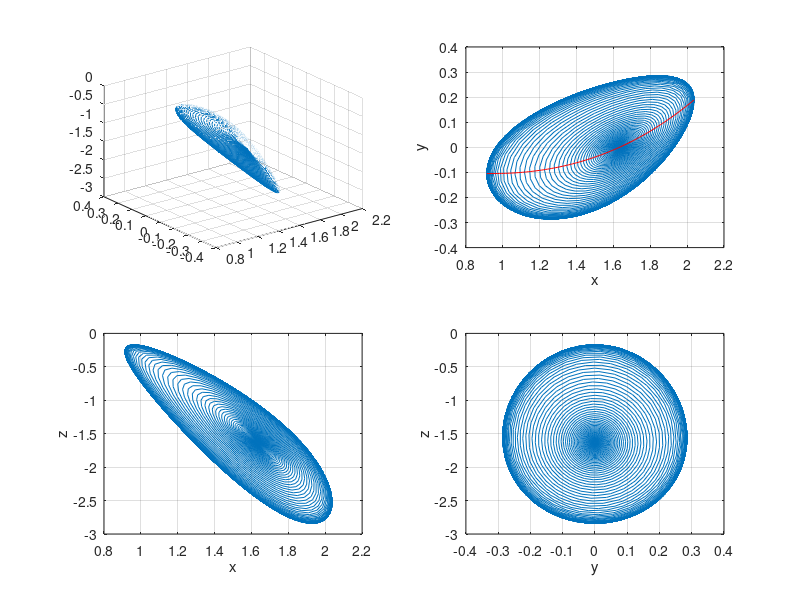
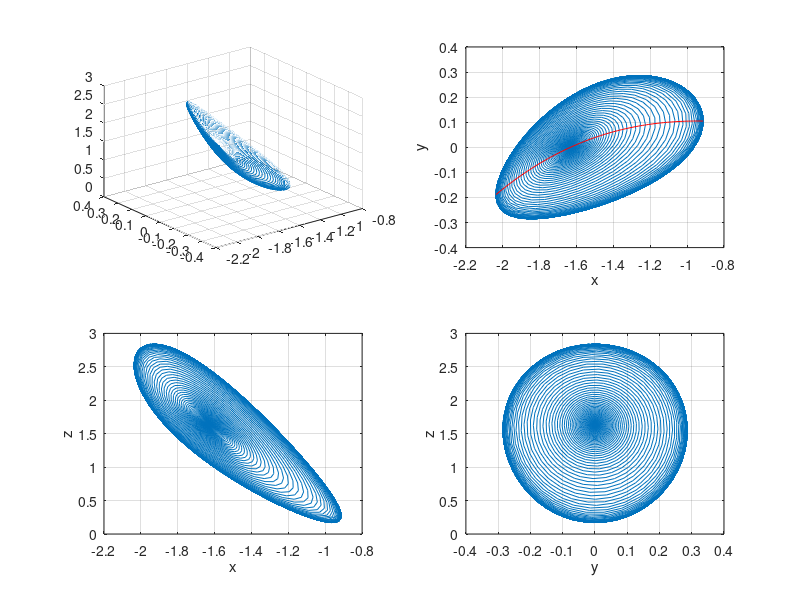

These charts were generated, in order, by the following MATLAB code:
% Parameters
% a = 10.91865;
a = 7;
b = 14;
s = 1/16;
t = -1/6;
tend=500;

fprintf('Equilibria: origin, and +/- %e\n',sqrt(-t/s))

g = @(x) s*x.^3 + t*x;
f = @(t,Y) [a*(Y(2)-g(Y(1))); Y(1)-Y(2)+Y(3); -b*Y(2)];

% Solve the DE
Y0=[1.63,0,-1.63];
[T,Y]=ode45(f,[0,tend],Y0);
[T2,Y2]=ode45(f,[0,tend],-Y0);
% Calculate the x-nullcline
xmin = min(Y(:,1));
xmax = max(Y(:,1));
x = linspace(xmin,xmax);
xcline = g(x);
% Graphical output
figure(1)
clf
subplot(2,2,1), plot3(Y(:,1),Y(:,2),Y(:,3)), grid on
subplot(2,2,2), plot(Y(:,1),Y(:,2)), hold on, grid on, xlabel('x'), ylabel('y'), plot(x,xcline,'r-')
subplot(2,2,3), plot(Y(:,1),Y(:,3)), grid on, xlabel('x'), ylabel('z')
subplot(2,2,4), plot(Y(:,2),Y(:,3)), grid on, xlabel('y'), ylabel('z')
figure(2)
clf
subplot(2,2,1), plot3(Y2(:,1),Y2(:,2),Y2(:,3)), grid on
subplot(2,2,2), plot(Y2(:,1),Y2(:,2)), hold on, grid on, xlabel('x'), ylabel('y'), plot(-x,-xcline,'r-')
subplot(2,2,3), plot(Y2(:,1),Y2(:,3)), grid on, xlabel('x'), ylabel('z')
subplot(2,2,4), plot(Y2(:,2),Y2(:,3)), grid on, xlabel('y'), ylabel('z')
